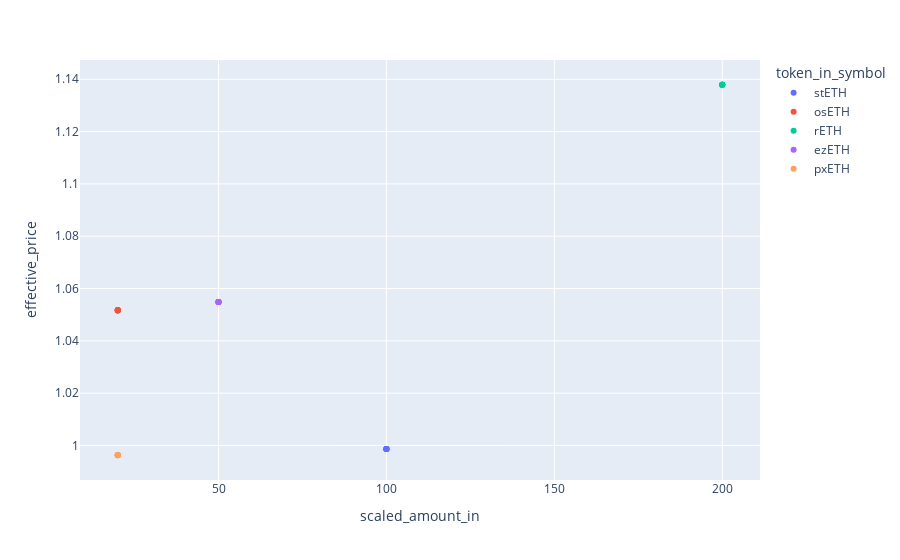

The code cell stored with this chart in its notebook:
### Code cell
px.scatter(
    df,
    x="scaled_amount_in",
    y="effective_price",
    color="token_in_symbol",
)

### Figure 1 — Plotly figure (JSON) as saved in the notebook; plotly's stock layout.template omitted (floating-point values rounded to 4 significant figures)
{"data": [{"hovertemplate": "token_in_symbol=stETH<br>scaled_amount_in=%{x}<br>effective_price=%{y}<extra></extra>", "legendgroup": "stETH", "marker": {"color": "#636efa", "symbol": "circle"}, "mode": "markers", "name": "stETH", "orientation": "v", "showlegend": true, "type": "scatter", "x": [100, 100, 100, 100, 100, 100], "xaxis": "x", "y": [0.9987, 0.9987, 0.9987, 0.9987, 0.9987, 0.9987], "yaxis": "y"}, {"hovertemplate": "token_in_symbol=osETH<br>scaled_amount_in=%{x}<br>effective_price=%{y}<extra></extra>", "legendgroup": "osETH", "marker": {"color": "#EF553B", "symbol": "circle"}, "mode": "markers", "name": "osETH", "orientation": "v", "showlegend": true, "type": "scatter", "x": [20, 20, 20, 20, 20, 20], "xaxis": "x", "y": [1.052, 1.052, 1.052, 1.052, 1.052, 1.052], "yaxis": "y"}, {"hovertemplate": "token_in_symbol=rETH<br>scaled_amount_in=%{x}<br>effective_price=%{y}<extra></extra>", "legendgroup": "rETH", "marker": {"color": "#00cc96", "symbol": "circle"}, "mode": "markers", "name": "rETH", "orientation": "v", "showlegend": true, "type": "scatter", "x": [200, 200, 200, 200, 200, 200], "xaxis": "x", "y": [1.138, 1.138, 1.138, 1.138, 1.138, 1.138], "yaxis": "y"}, {"hovertemplate": "token_in_symbol=ezETH<br>scaled_amount_in=%{x}<br>effective_price=%{y}<extra></extra>", "legendgroup": "ezETH", "marker": {"color": "#ab63fa", "symbol": "circle"}, "mode": "markers", "name": "ezETH", "orientation": "v", "showlegend": true, "type": "scatter", "x": [50, 50, 50, 50, 50, 50], "xaxis": "x", "y": [1.055, 1.055, 1.055, 1.055, 1.055, 1.055], "yaxis": "y"}, {"hovertemplate": "token_in_symbol=pxETH<br>scaled_amount_in=%{x}<br>effective_price=%{y}<extra></extra>", "legendgroup": "pxETH", "marker": {"color": "#FFA15A", "symbol": "circle"}, "mode": "markers", "name": "pxETH", "orientation": "v", "showlegend": true, "type": "scatter", "x": [20, 20, 20, 20, 20, 20], "xaxis": "x", "y": [0.9963, 0.9963, 0.9963, 0.9964, 0.9964, 0.9964], "yaxis": "y"}], "layout": {"legend": {"title": {"text": "token_in_symbol"}, "tracegroupgap": 0}, "margin": {"t": 60}, "xaxis": {"anchor": "y", "domain": [0, 1], "title": {"text": "scaled_amount_in"}}, "yaxis": {"anchor": "x", "domain": [0, 1], "title": {"text": "effective_price"}}}}
